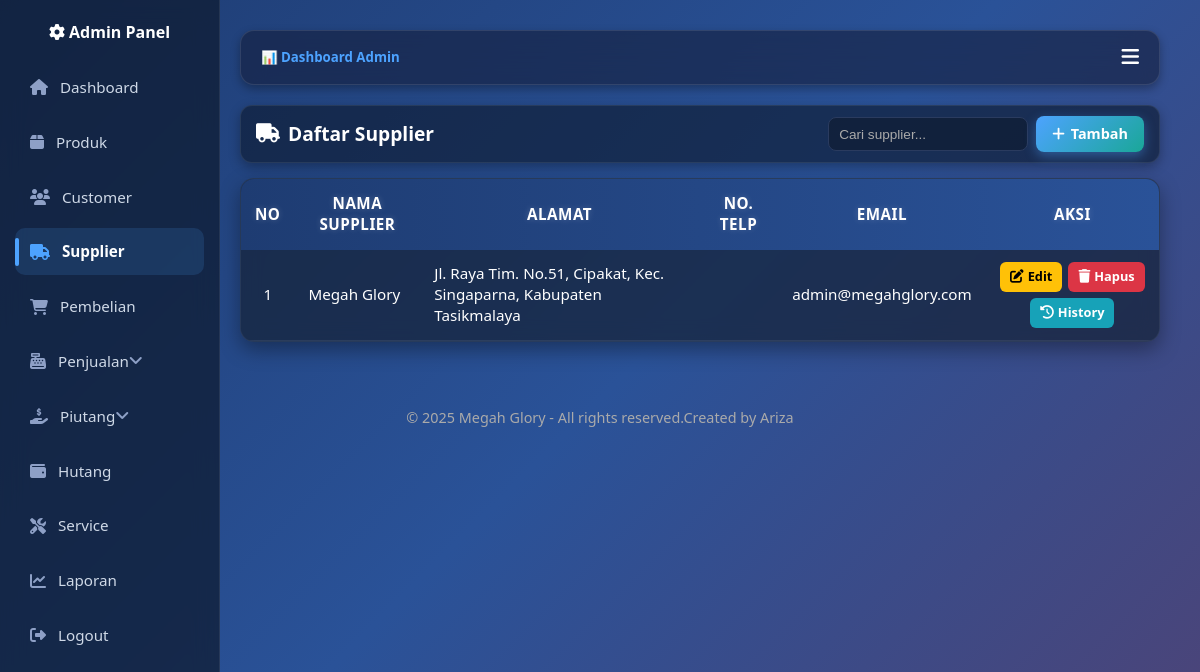
/Admin/Supplier/supplier.php (signed in), run on the app's committed database.
### tables this page shows
CREATE TABLE `supplier` (
  `id` int(11) NOT NULL,
  `nama_supplier` varchar(100) NOT NULL,
  `alamat` text DEFAULT NULL,
  `no_telp` varchar(30) DEFAULT NULL,
  `email` varchar(100) DEFAULT NULL
);

### Admin/Supplier/supplier.php (the view, shortened to what this page needs)
<?php
include "../../config.php";
include "../../header.php";
function e($str) {
  return htmlspecialchars($str ?? '', ENT_QUOTES, 'UTF-8');
}
$result = $conn->query("SELECT * FROM supplier ORDER BY nama_supplier ASC");
?>
<div class="page-header">
  <h2><i class="fa fa-truck"></i> Daftar Supplier</h2>
  <form class="d-flex" onsubmit="return false;">
    <input type="text" id="searchSupplier" class="form-control" placeholder="Cari supplier..." style="width:200px;">
    <a href="tambah_supplier.php" class="btn-add"><i class="fa fa-plus"></i> Tambah</a>
  </form>
</div>
<div class="table-card">
  <div class="table-responsive">
    <table class="table table-modern align-middle mb-0" id="supplierTable">
      <thead>
        <tr>
          <th>No</th>
          <th>Nama Supplier</th>
          <th>Alamat</th>
          <th>No. Telp</th>
          <th>Email</th>
          <th>Aksi</th>
        </tr>
      </thead>
      <tbody>
        <?php if ($result && $result->num_rows > 0): $no=1; ?>
          <?php while ($row = $result->fetch_assoc()): ?>
            <tr>
              <td><?= $no++; ?></td>
              <td class="nama"><?= e($row['nama_supplier']); ?></td>
              <td><?= e($row['alamat']); ?></td>
              <td><?= e($row['no_telp']); ?></td>
              <td><?= e($row['email']); ?></td>
              <td class="td-aksi">
                <a href="edit_supplier.php?id=<?= (int)$row['id']; ?>" class="btn-aksi btn-aksi-warning">
                  <i class="fa fa-edit"></i> Edit
                </a>
                <a href="hapus_supplier.php?id=<?= (int)$row['id']; ?>"
                   onclick="return confirm('Yakin ingin menghapus supplier ini?')"
                   class="btn-aksi btn-aksi-danger">
                  <i class="fa fa-trash"></i> Hapus
                </a>
                <a href="history_supplier.php?id=<?= (int)$row['id']; ?>" class="btn-aksi btn-aksi-info">
                  <i class="fa fa-history"></i> History
                </a>
              </td>
            </tr>
          <?php endwhile; ?>
        <?php else: ?>
          <tr>
            <td colspan="6" class="text-center">Belum ada data supplier.</td>
          </tr>
        <?php endif; ?>
      </tbody>
    </table>
  </div>
</div>
<?php include "../../footer.php"; ?>

### assets/css/base.css (style rules this page uses)
:root { --primary: #009688; --secondary: #6c757d; --success: #28a745; --danger: #dc3545; --warning: #ffc107; --info: #17a2b8; --light: #f8f9fa; --dark: #212529; --body-bg: #0a1930; --body-color: #ffffff; }
* { box-sizing: border-box; margin: 0; padding: 0; }
body { font-family: 'Segoe UI', sans-serif; background: linear-gradient(135deg, #1e3c72, #2a5298, #4e4376); color: var(--body-color); line-height: 1.5; }
a { text-decoration: none; color: inherit; }
.d-flex { display: flex !important; }

### assets/css/layout.css (style rules this page uses)
.page-header { display: flex; justify-content: space-between; align-items: center; flex-wrap: wrap; padding: 10px 15px; margin-bottom: 15px; background: rgba(15, 28, 51, 0.65); border: 1px solid rgba(255,255,255,0.08); border-radius: 12px; box-shadow: 0 4px 12px rgba(0,0,0,0.3); gap: 10px; }
.page-header h2 { margin: 0; font-size: 1.2rem; font-weight: 700; display: flex; align-items: center; gap: 8px; color: #fff; }
.page-header form { display: flex; gap: 8px; align-items: center; margin: 0; }
.page-header form input, .page-header form select { margin: 0; padding: 6px 10px; font-size: 0.85rem; height: 34px; }

### assets/css/components.css (style rules this page uses)
.table-modern { width: 100%; border-collapse: separate; border-spacing: 0; border-radius: 14px; overflow: hidden; background: rgba(15, 28, 51, 0.7); backdrop-filter: blur(10px); color: #fff; box-shadow: 0 8px 20px rgba(0,0,0,0.35); font-size: 0.95rem; line-height: 1.4; border: 1px solid rgba(255,255,255,0.08); }
.table-modern thead tr { background: linear-gradient(90deg, #1e3c72, #2a5298); color: #fff; }
.table-modern thead th { padding: 14px; border: none !important; font-weight: 700; text-align: center; text-transform: uppercase; letter-spacing: 0.5px; text-shadow: 0 0 6px rgba(255,255,255,0.2); }
.table-modern td { padding: 12px 14px; vertical-align: middle; border-bottom: 1px solid rgba(255,255,255,0.08); transition: background 0.2s ease; }
.table-modern tbody tr:nth-child(odd) { background: rgba(255,255,255,0.02); }
.table-modern td:nth-child(1), .table-modern td:last-child { text-align: center; }
input, select, textarea { width: 100%; padding: 10px 12px; border-radius: 8px; border: 1px solid #2a3b5f; background: rgba(15, 28, 51, 0.7); color: #fff; margin-bottom: 12px; transition: 0.3s; }
::placeholder { color: #aaa; }
input.form-control, select.form-control, textarea.form-control { width: 100%; }

### assets/css/custom.css (style rules this page uses)
.td-aksi { display: flex; justify-content: center; gap: 6px; flex-wrap: wrap; }
.btn-aksi { display: inline-flex; align-items: center; justify-content: center; gap: 4px; padding: 4px 10px; height: 30px; font-size: 0.8rem; font-weight: 600; border-radius: 6px; line-height: 1; transition: all 0.2s ease; }
.btn-aksi i { font-size: 0.85rem; line-height: 1; }
.btn-aksi-warning { background: #ffc107; color: #000; }
.btn-aksi-danger { background: #dc3545; color: #fff; }
.btn-aksi-info { background: #17a2b8; color: #fff; }
.btn-add { display: inline-flex; align-items: center; justify-content: center; gap: 6px; background: linear-gradient(135deg, #4da3ff, #1aa798); color: #fff !important; font-weight: 600; padding: 0 16px; height: 36px; border-radius: 8px; font-size: 0.9rem; line-height: 1; transition: all 0.3s ease; box-shadow: 0 4px 12px rgba(77,163,255,0.4); }
.btn-add i { font-size: 0.9rem; line-height: 1; }
html, body { height: 100%; margin: 0; display: flex; flex-direction: column; }

### data on the page
supplier: nama_supplier "Megah Glory", alamat "Jl. Raya Tim. No.51, Cipakat, Kec. Singaparna, Kabupaten Tasikmalaya", email "admin@megahglory.com"
